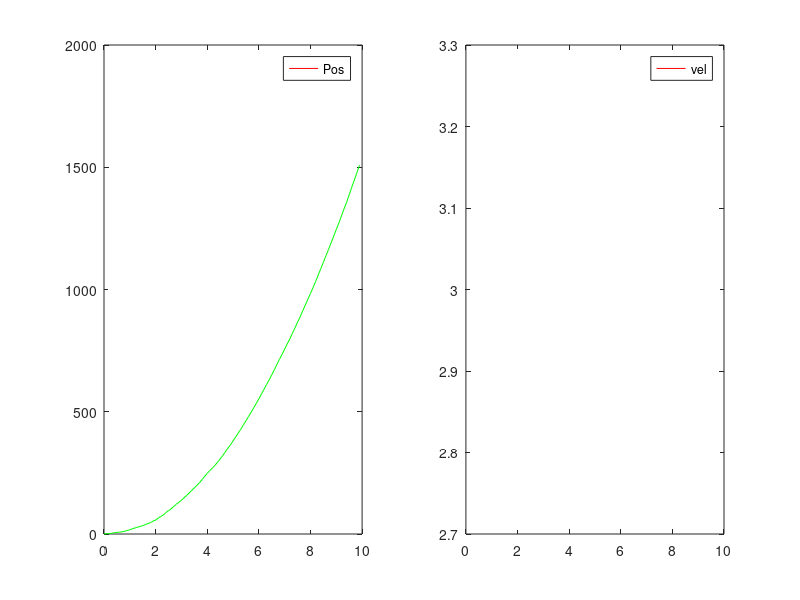

Here is the MATLAB script that generated this plot: (Note: this script raises an error after producing the figure.)
clear
close all
clc

n=100;
sp=0.1;
t=linspace(0, (n-1)*sp, n);
sigma=0.9;
V_mean=3;

A=[1, sp;
    0, 1];
%B=0;
P=0.2*eye(2);
Q=normrnd(0, 0.02, 2, 2);
H=[1, 0];
R=sigma^2;

X=nan(2, n);
X(1,1)=0;
X(2,1)=V_mean;

Xp=nan(2, n);
Xp(1,1)=0;
Xp(2,1)=V_mean;

X_meas=nan(1,n);
X_meas(1)=0.1;

for m=2:n
    X_meas(m)=V_mean*(m*sp)+X_meas(m-1)+normrnd(0, sigma, 1, 1);
end

figure;

subplot(1,2,1);
p1=plot(t, X(1,:), 'r');
hold on;
p2=plot(t, X_meas, 'g');
p3=plot(t, Xp(1,:), 'y');
hold off;
legend('Pos')

subplot(1,2,2);
v1=plot(t, X(2,:), 'r');
hold on;
v2=plot(t, Xp(2,:), 'g');
hold off;
legend('vel')


for i=2:n
    X(:, i)=A*X(:, i-1);
    P=A*P*A'+Q;
    Xp(:, i)=X(:, i);

    K=P*H'*inv(H*P*H'+R);
    X(:, i)=X(:, i)+K*(X_meas(i)-H*X(:, i));
    P=(eye(2)-K*H)*P;

    p1.YData=X(1,:);
    p2.YData=X_meas;
    p3.YData=Xp(1,:);
    v1.YData=X(2,:);
    v2.YData=Xp(2,:);
    pause(sp);
end

